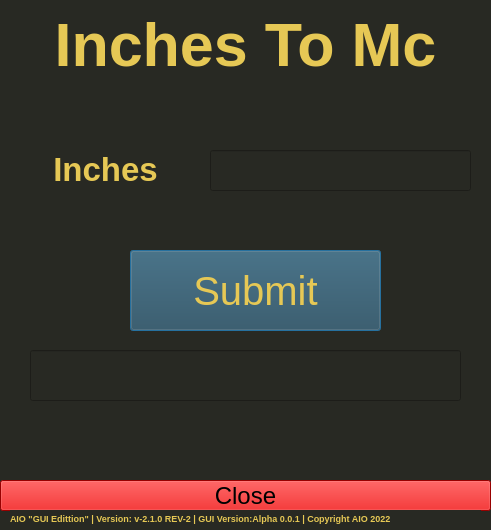
<?xml version="1.0" encoding="UTF-8"?>
<ui version="4.0">
 <class>Dialog</class>
 <widget class="QDialog" name="Dialog">
  <property name="geometry">
   <rect>
    <x>0</x>
    <y>0</y>
    <width>491</width>
    <height>530</height>
   </rect>
  </property>
  <property name="minimumSize">
   <size>
    <width>491</width>
    <height>530</height>
   </size>
  </property>
  <property name="maximumSize">
   <size>
    <width>491</width>
    <height>530</height>
   </size>
  </property>
  <property name="windowTitle">
   <string>AIO | Age</string>
  </property>
  <property name="styleSheet">
   <string notr="true">background-color: rgb(40, 41, 35);</string>
  </property>
  <widget class="QPushButton" name="Close">
   <property name="geometry">
    <rect>
     <x>0</x>
     <y>480</y>
     <width>491</width>
     <height>31</height>
    </rect>
   </property>
   <property name="font">
    <font>
     <pointsize>18</pointsize>
     <strikeout>false</strikeout>
     <kerning>true</kerning>
    </font>
   </property>
   <property name="styleSheet">
    <string notr="true">background-color: rgb(213, 0, 0);</string>
   </property>
   <property name="text">
    <string>Close</string>
   </property>
   <property name="autoDefault">
    <bool>false</bool>
   </property>
   <property name="default">
    <bool>false</bool>
   </property>
  </widget>
  <widget class="QLabel" name="label_3">
   <property name="geometry">
    <rect>
     <x>10</x>
     <y>510</y>
     <width>471</width>
     <height>16</height>
    </rect>
   </property>
   <property name="font">
    <font>
     <pointsize>7</pointsize>
     <weight>75</weight>
     <bold>true</bold>
     <strikeout>false</strikeout>
     <kerning>true</kerning>
    </font>
   </property>
   <property name="styleSheet">
    <string notr="true">color: rgb(230, 200, 85);</string>
   </property>
   <property name="text">
    <string>AIO &quot;GUI Edittion&quot; | Version: v-2.1.0 REV-2 | GUI Version:Alpha 0.0.1 | Copyright AIO 2022</string>
   </property>
   <property name="wordWrap">
    <bool>true</bool>
   </property>
  </widget>
  <widget class="QLineEdit" name="Input_1">
   <property name="geometry">
    <rect>
     <x>210</x>
     <y>150</y>
     <width>261</width>
     <height>41</height>
    </rect>
   </property>
   <property name="font">
    <font>
     <pointsize>20</pointsize>
     <strikeout>false</strikeout>
     <kerning>true</kerning>
    </font>
   </property>
   <property name="styleSheet">
    <string notr="true">color: rgb(230, 200, 85);</string>
   </property>
   <property name="text">
    <string/>
   </property>
  </widget>
  <widget class="QLabel" name="label_2">
   <property name="geometry">
    <rect>
     <x>20</x>
     <y>150</y>
     <width>171</width>
     <height>41</height>
    </rect>
   </property>
   <property name="font">
    <font>
     <pointsize>25</pointsize>
     <weight>75</weight>
     <bold>true</bold>
     <strikeout>false</strikeout>
     <kerning>true</kerning>
    </font>
   </property>
   <property name="styleSheet">
    <string notr="true">color: rgb(230, 200, 85);</string>
   </property>
   <property name="text">
    <string>&lt;html&gt;&lt;head/&gt;&lt;body&gt;&lt;p align=&quot;center&quot;&gt;Inches&lt;/p&gt;&lt;/body&gt;&lt;/html&gt;</string>
   </property>
  </widget>
  <widget class="QLabel" name="label">
   <property name="geometry">
    <rect>
     <x>20</x>
     <y>10</y>
     <width>451</width>
     <height>71</height>
    </rect>
   </property>
   <property name="font">
    <font>
     <pointsize>46</pointsize>
     <weight>75</weight>
     <bold>true</bold>
     <underline>false</underline>
     <strikeout>false</strikeout>
     <kerning>true</kerning>
    </font>
   </property>
   <property name="autoFillBackground">
    <bool>false</bool>
   </property>
   <property name="styleSheet">
    <string notr="true">color: rgb(230, 200, 85);</string>
   </property>
   <property name="text">
    <string>&lt;html&gt;&lt;head/&gt;&lt;body&gt;&lt;p align=&quot;center&quot;&gt;Inches To Mc&lt;/p&gt;&lt;/body&gt;&lt;/html&gt;</string>
   </property>
  </widget>
  <widget class="QPushButton" name="Submit">
   <property name="geometry">
    <rect>
     <x>130</x>
     <y>250</y>
     <width>251</width>
     <height>81</height>
    </rect>
   </property>
   <property name="font">
    <font>
     <pointsize>30</pointsize>
     <strikeout>false</strikeout>
     <kerning>true</kerning>
    </font>
   </property>
   <property name="styleSheet">
    <string notr="true">color: rgb(230, 200, 85);
background-color: rgb(42, 74, 89);</string>
   </property>
   <property name="text">
    <string>Submit</string>
   </property>
  </widget>
  <widget class="QLineEdit" name="Output_2">
   <property name="geometry">
    <rect>
     <x>30</x>
     <y>350</y>
     <width>431</width>
     <height>51</height>
    </rect>
   </property>
   <property name="font">
    <font>
     <pointsize>20</pointsize>
     <strikeout>false</strikeout>
     <kerning>true</kerning>
    </font>
   </property>
   <property name="styleSheet">
    <string notr="true">color: rgb(230, 200, 85);</string>
   </property>
   <property name="text">
    <string/>
   </property>
   <property name="alignment">
    <set>Qt::AlignRight|Qt::AlignTrailing|Qt::AlignVCenter</set>
   </property>
  </widget>
 </widget>
 <resources/>
 <connections/>
</ui>
